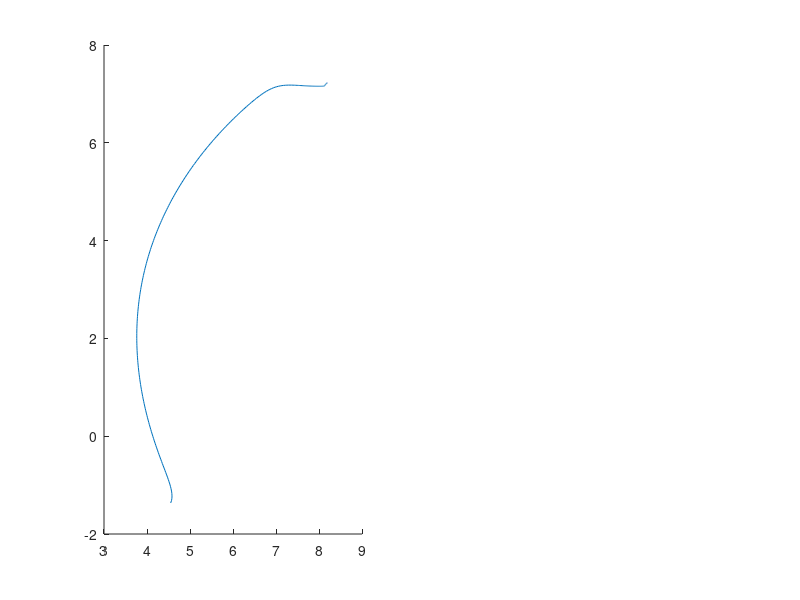

MATLAB code for this plot: (Note: this script raises an error after producing the figure.)
% Vector Field for Panagou Paper
clear 
T = 40; % simulation time
dt= 0.05; % step time
N = T/dt;
t=linspace(0,T,N);

lambda=2;

q0 = [randn*5;randn*5;0]; % Arbitrary start position

qF = [randn*5;randn*5;0]; % Final Configuration

q0(3) = atan2(-q0(2)+qF(2),-q0(1)+qF(1));

q=q0;

phi = qF(3);

Q(:,1)=q0;

ku=1;
kw=4;

for i=2:N
    
    POS = [q(1)-qF(1);q(2)-qF(2)];
    
    A = [-sin(q(3)) cos(q(3)) 0];
    
    R = sqrt(q(1)^2+q(2)^2);
    F.x = (POS(1)^2-POS(2)^2)*cos(phi) + 2*POS(1)*POS(2)*sin(phi);
    F.y = (-POS(1)^2+POS(2)^2)*sin(phi) + 2*POS(1)*POS(2)*cos(phi);
    
    F.x = F.x / sqrt(F.x^2 + F.y^2);
    F.y = F.y / sqrt(F.x^2 + F.y^2);
    
    dF.x.x = 2*POS(1)*cos(phi)+2*POS(2)*sin(phi);
    dF.x.y = -2*POS(2)*cos(phi)+2*POS(1)*sin(phi);
    dF.y.y = 2*POS(2)*cos(phi)-2*POS(1)*sin(phi);
    dF.y.x =  2*POS(1)*cos(phi)+2*POS(2)*sin(phi);
    
    dF.x.x = dF.x.x / sqrt(dF.x.x^2 + dF.x.y^2);
    dF.x.y = dF.x.y / sqrt(dF.x.x^2 + dF.x.y^2);
    dF.y.x = dF.y.x / sqrt(dF.y.x^2 + dF.y.y^2);
    dF.y.y = dF.y.y / sqrt(dF.y.x^2 + dF.y.y^2);
    
    u = ku*tanh(norm(POS));
    
    phid = atan2(F.y,F.x);
    phidot = ((dF.y.y*sin(q(3))+dF.y.x*cos(q(3)))*F.x-(dF.x.y*sin(q(3))+dF.x.x*cos(q(3)))*F.y)*u;
    
    omega = -kw*(q(3)-phid) + phidot;
    
    qdot = [cos(q(3)) 0 ; sin(q(3)) 0; 0 1]*[u;omega];
    
    q = q+dt*qdot;
    Q(:,i) = q;
    
    %     Field(:,i)=[F.x;F.y];
    H(i) = A*[F.x;F.y;0];
    H0(i) = A*qdot;
    PHID(i)=phid;
end

j=1;
for x = -20:.5:20 %:(max(Q(1,:))-min(Q(1,:)))/20:max(Q(1,:))
    for y= -20:.5:20
        
        POS = [x-qF(1);y-qF(2)];
        
        F.x = (POS(1)^2-POS(2)^2)*cos(phi) + 2*POS(1)*POS(2)*sin(phi);
        F.y = (-POS(1)^2+POS(2)^2)*sin(phi) + 2*POS(1)*POS(2)*cos(phi);
        
        F.x = F.x / sqrt(F.x^2 + F.y^2);
        F.y = F.y / sqrt(F.x^2 + F.y^2);
        
        Field(:,j)=[F.x;F.y];
        X(:,j) = [x;y];
        
        j=j+1;
    end
end


figure(1)
clf
set(gcf,'color','w');
subplot(2,2,[1 3])
plot(Q(1,:),Q(2,:),q0(1),q0(2),'kO',qF(1),qF(2),'kX');
hold on
quiver(X(1,:),X(2,:),Field(1,:),Field(2,:),1);
xlim([-20 20])
ylim([-20 20])
xlabel({'$x~[m]$'},'Interpreter','latex')
ylabel({'$y~[m]$'},'Interpreter','latex')

axis equal
subplot(2,2,[2])
plot(t,Q);
hold on
plot(t,ones(3,N).*qF,'k--')
ylim([min(min(Q)),max(max(Q))]);
xlim([min(t),max(t)]);
legend({'$x~[m]$','$y~[m]$','$\theta~[rad]$'},'Interpreter','latex','Location','best')
box on
subplot(2,2,[4])
plot(t,H,t,H0,t,PHID,t,Q(3,:))
legend({'$H=A(q)F(q)$','$A(q)\dot{q}$','$\phi_d$','$\theta$'},'Interpreter','latex','Location','best')





